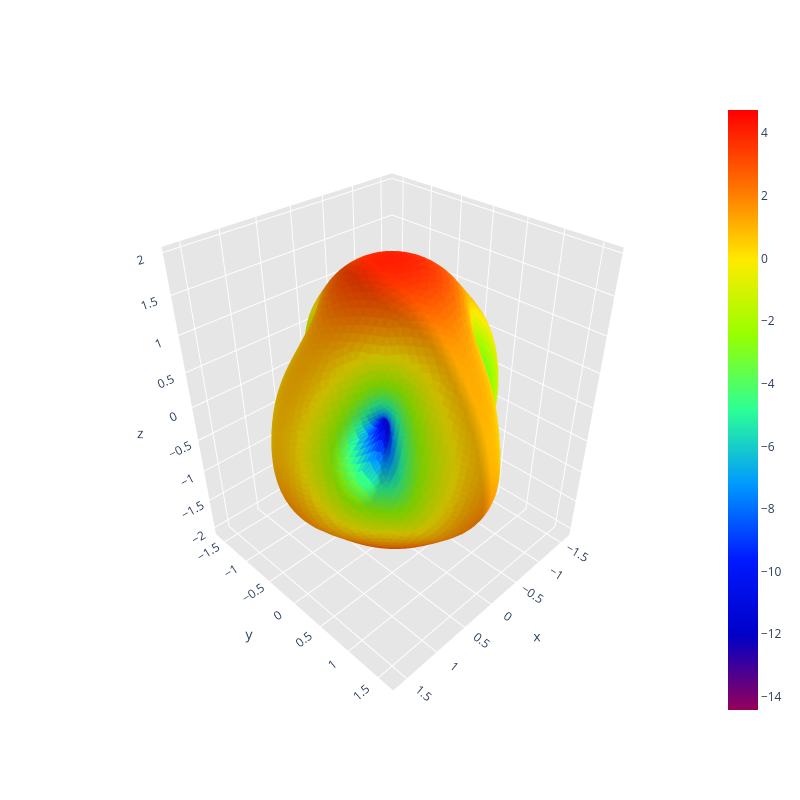

The cell this chart's notebook holds for it:
### Code cell
print("Calculating radiation intensity distribution over sphere surface...")
radiation_intensity_distribution_over_sphere_surface(path)

### Figure 1 — Plotly figure (JSON) as saved in the notebook; plotly's stock layout.template omitted (floating-point values rounded to 4 significant figures; data arrays with more than 128 entries replaced by an {"elided": "..."} marker saying what was removed)
{"data": [{"facecolor": {"elided": "10296 str values"}, "i": {"elided": "10296 int values"}, "j": {"elided": "10296 int values"}, "k": {"elided": "10296 int values"}, "name": "", "type": "mesh3d", "x": {"elided": "5150 float values"}, "y": {"elided": "5150 float values"}, "z": {"elided": "5150 float values"}}, {"hoverinfo": "none", "marker": {"color": [-14.42, 4.736], "colorscale": [[0, "rgb(150, 0, 90)"], [0.125, "rgb(0, 0, 200)"], [0.25, "rgb(0, 25, 255)"], [0.375, "rgb(0, 152, 255)"], [0.5, "rgb(44, 255, 150)"], [0.625, "rgb(151, 255, 0)"], [0.75, "rgb(255, 234, 0)"], [0.875, "rgb(255, 111, 0)"], [1, "rgb(255, 0, 0)"]], "showscale": true, "size": 0.1}, "mode": "markers", "showlegend": false, "type": "scatter3d", "x": [1.188e-16], "y": [-2.91e-32], "z": [1.94]}], "layout": {"height": 800, "scene": {"aspectratio": {"x": 0.8167, "y": 0.8217, "z": 1}, "xaxis": {"backgroundcolor": "rgb(230, 230, 230)", "gridcolor": "rgb(255, 255, 255)", "showbackground": true, "zerolinecolor": "rgb(255, 255, 255)"}, "yaxis": {"backgroundcolor": "rgb(230, 230, 230)", "gridcolor": "rgb(255, 255, 255)", "showbackground": true, "zerolinecolor": "rgb(255, 255, 255)"}, "zaxis": {"backgroundcolor": "rgb(230, 230, 230)", "gridcolor": "rgb(255, 255, 255)", "showbackground": true, "zerolinecolor": "rgb(255, 255, 255)"}}, "title": {"text": ""}, "width": 800}}
